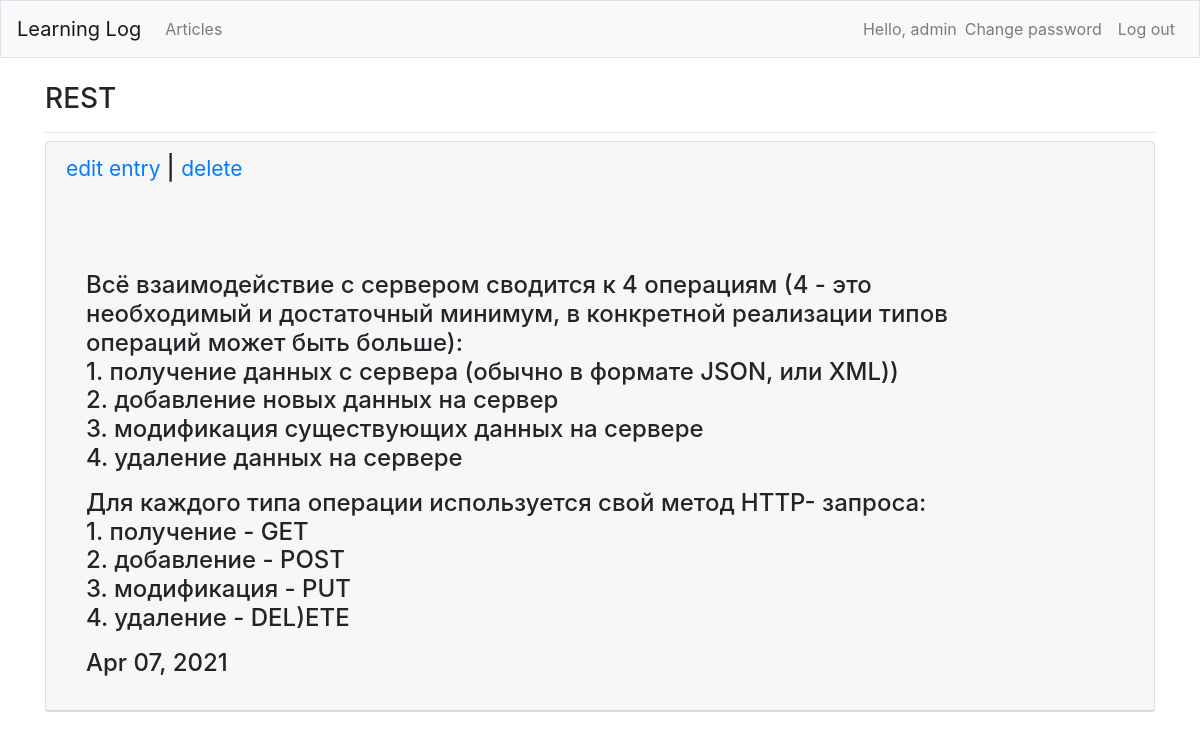
Page /articles/entry_detail/66/ (signed in) on the committed database.
### users/models.py (models this page shows)
class CustomUser(AbstractUser):
    age = models.PositiveIntegerField(null=True, blank=True)

### articles/models.py (models this page shows, shortened)
class Entry(models.Model):
    article = models.ForeignKey(Article, on_delete=models.CASCADE, related_name='entries')
    title = models.CharField(max_length=255)
    body = models.TextField()
    screen = models.ImageField(upload_to='images/', blank=True)
    date = models.DateTimeField(auto_now_add=True)
    author = models.ForeignKey(get_user_model(), on_delete=models.CASCADE,)
    publish = models.DateTimeField(default=timezone.now)
    class Meta:
        ordering = ('-publish',)
        verbose_name_plural = 'Entries'

### articles/views.py (the view)
# urls.py: path('entry_detail/<int:pk>/', EntryDetailView.as_view(), name='entry_detail'),
class EntryDetailView(DetailView):
    model = Entry
    template_name = 'entry_detail.html'

### templates/entry_detail.html (shortened to what this page needs)
{% extends 'base.html' %}
{% load static %}
{% load bootstrap4 %}
{% block page_header %}
    <h3>{{ object.title }}</h3>
{% endblock page_header %}
{% block content %}
            <div class="card mb-3">
                <h4 class="card-header">
                    <small><a href="{% url 'entry_edit' entry.pk %}">
                        edit entry
                    </a></small> |
                    <small><a href="{% url 'entry_delete' entry.pk %}">
                        delete
                    </a></small>
                <div class="card-body">
                </div>
                <div class="card-body">
                    {{ object.body|linebreaks }}
                    {{ object.date|date:'M d, Y' }}
                </div>
            </div>
{% endblock %}

### templates/base.html (shortened to what this page needs)
{% load bootstrap4 %}
<!DOCTYPE html>
<html lang="en">
<head>
    {% bootstrap_css %}
</head>
<body>
    <nav class="navbar navbar-expand-md navbar-light bg-light mb-4 border">
        <a class="navbar-brand" href="{% url 'home' %}">
            Learning Log
        </a>
        <div class="collapse navbar-collapse" id="navbarCollapse">
            <ul class="navbar-nav mr-auto">
                <li class="nav-item">
                    <a class="nav-link" href="{% url 'article_list' %}">Articles</a>
                </li>
            </ul>
            <ul class="navbar-nav ml-auto">
                {% if user.is_authenticated %}
                    <li class="nav-item">
                        <span class="navbar-text"}">
                            Hello, {{ user.username }}
                        </span>
                    </li>
                    <li class="nav-item">
                        <a class="nav-link" href="{% url 'password_change' %}">Change password</a>
                    </li>
                    <li class="nav-item">
                        <a class="nav-link" href="{% url 'logout' %}">Log out</a>
                    </li>
                {% endif %}
            </ul>
        </div>
    </nav>
    <main role="main" class="container">
        <div class="pb-2 mb-2 border-bottom">
            {% block page_header %}{% endblock page_header %}
        </div>
        <div>
            {% block content %}{% endblock content %}
        </div>
    </main>
</body>
</html>

### rows in the picture
CustomUser: username "admin"
Entry: title "REST", body "Всё взаимодействие с сервером сводится к 4 операциям (4 - это необходимый и достаточный минимум, в конкретной реализации типов операций может быть больше): 1. получение данных с сервера (обычно в формате JSON, или XML)) 2. добавление новых данных на сервер 3. модификация существующих данных на сервере 4. удаление данных на сервере Для каждого типа операции используется свой метод HTTP- запроса: 1. получение - GET 2. добавление - POST 3. модификация - PUT 4. удаление - DEL)ETE", date "Apr 07, 2021"
